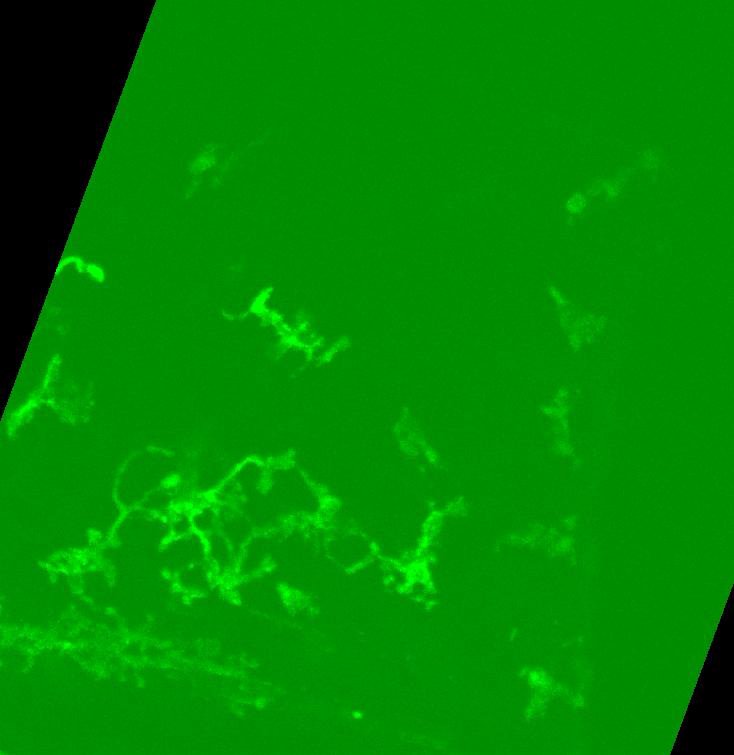
#> input picture frame 1 of Trial.avi, 734 x 755 px
$ python Test.py
#> lines starting #> are read from the running program, lines starting #| are printed output that depends on the picture; after the words box and inside, x2 and y2 are one past the last pixel; in counts of white or black regions, pixels touching at a corner belong together
import cv2

# Ouvrir la vidéo
video_capture = cv2.VideoCapture('Trial.avi')

# Initialiser le détecteur de mouvement
object_detector = cv2.createBackgroundSubtractorMOG2()

# Récupérer les propriétés de la vidéo
frame_width = int(video_capture.get(cv2.CAP_PROP_FRAME_WIDTH))
frame_height = int(video_capture.get(cv2.CAP_PROP_FRAME_HEIGHT))
fps = int(video_capture.get(cv2.CAP_PROP_FPS))

# Définir le codec et le créateur de vidéo
fourcc = cv2.VideoWriter_fourcc(*'XVID')
output_video = cv2.VideoWriter('Trial-Mov.avi', fourcc, fps, (frame_width, frame_height))

while True:
    ret, frame = video_capture.read()
#> frame is the input picture: shape (755, 734, 3); mean B, G, R 1.1, 136, 0.7
    if not ret:
        break

    # Convertir l'image en niveaux de gris
    gray = cv2.cvtColor(frame, cv2.COLOR_BGR2GRAY)
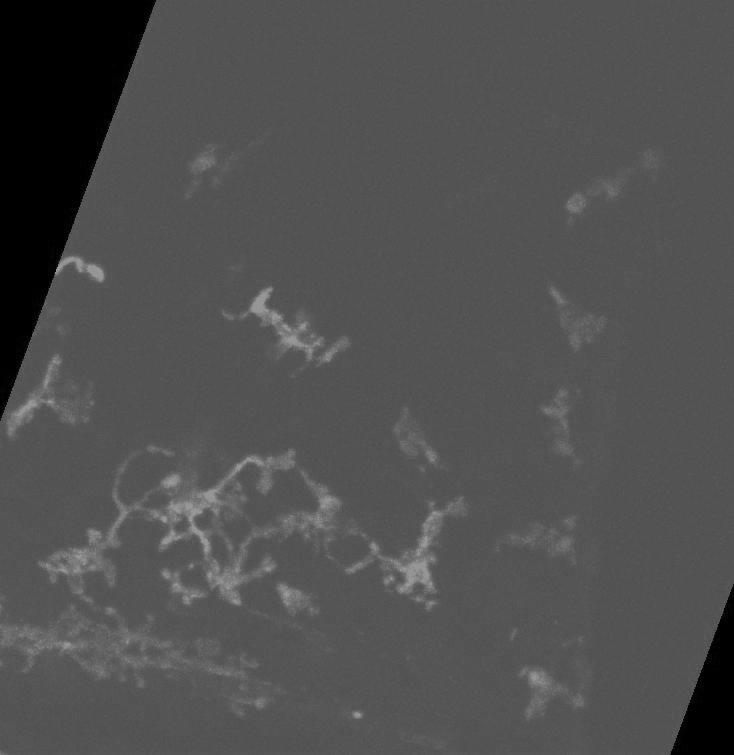
#> gray: shape (755, 734); min 0, max 162, mean 80
    blur = cv2.GaussianBlur(gray, (9,9), 0)
    thresh = cv2.adaptiveThreshold(blur,255,cv2.ADAPTIVE_THRESH_GAUSSIAN_C, cv2.THRESH_BINARY_INV,23,3)
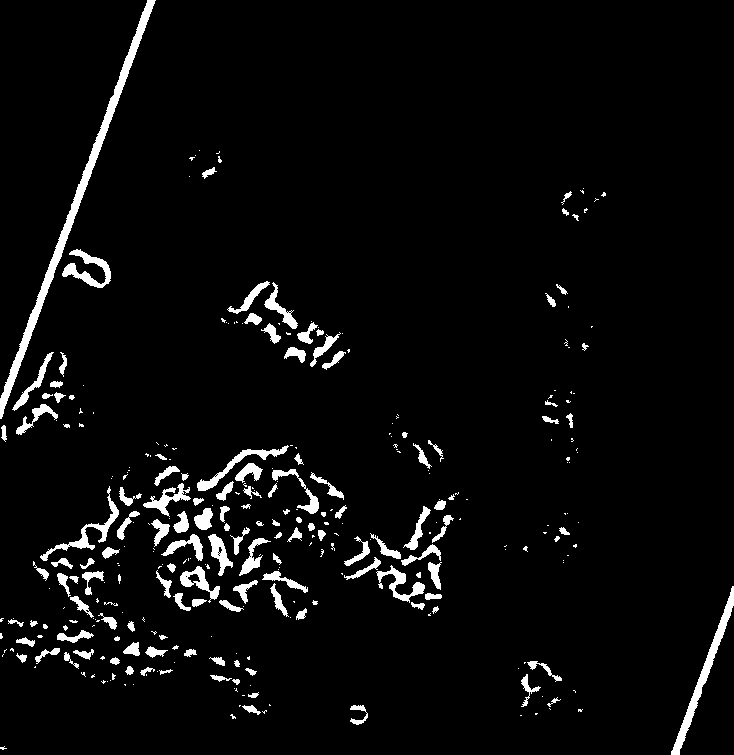
#> thresh: shape (755, 734); 4.3% white; 319 white regions (180 under 20 px), largest, box (x1, y1, x2, y2) and area: (0, 0, 156, 419) 3424, (671, 586, 734, 755) 1319, (40, 486, 119, 561) 732
    # Appliquer le détecteur de mouvement
    mask = object_detector.apply(thresh)

    # Trouver les contours des objets en mouvement
    contours, _ = cv2.findContours(mask, cv2.RETR_EXTERNAL, cv2.CHAIN_APPROX_SIMPLE)
#> contours = [[[0, 0], [0, 754], [733, 754], [733, 0]]]

    # Dessiner des rectangles autour des objets en mouvement
    for contour in contours:
        x, y, w, h = cv2.boundingRect(contour)
        cv2.rectangle(frame, (x, y), (x + w, y + h), (0, 0, 255), 2)
#> this loop made 1 pass
#> (contour, x, y, w, h) on pass 1: ([[0, 0], [0, 754], [733, 754], [733, 0]], 0, 0, 734, 755)
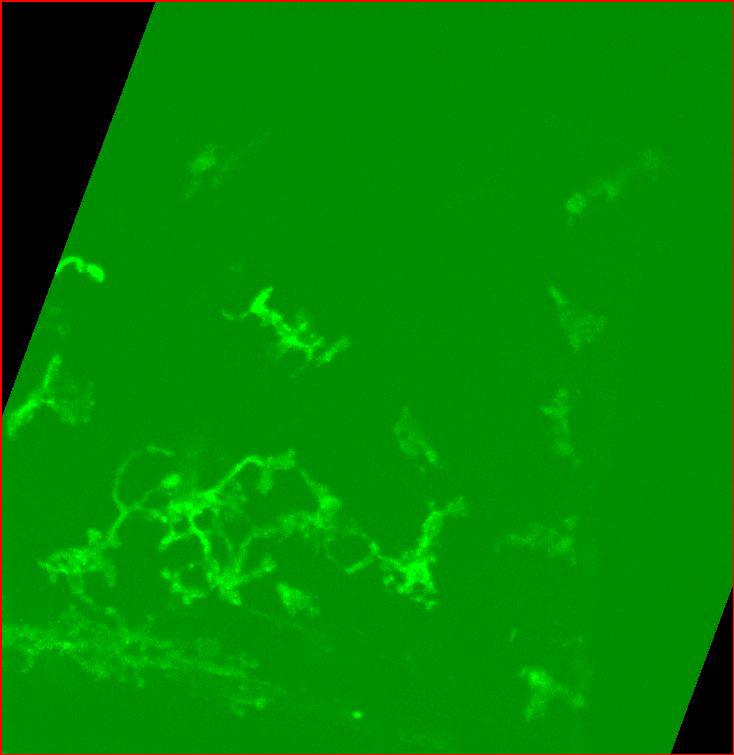
#> frame: shape (755, 734, 3); 0.8% of pixels changed, all inside (x1, y1, x2, y2) = (0, 0, 734, 755)

    # Écrire la frame avec les rectangles encadrant les objets en mouvement
    output_video.write(frame)

    # Afficher la vidéo avec les rectangles en temps réel
    cv2.imshow('Motion Detection', frame)

    # Sortir de la boucle si la touche 'q' est pressée
    if cv2.waitKey(25) & 0xFF == ord('q'):
#> (key q is pressed here)
        break

# Libérer les ressources
video_capture.release()
output_video.release()
cv2.destroyAllWindows()

$ run again, starting later in the video
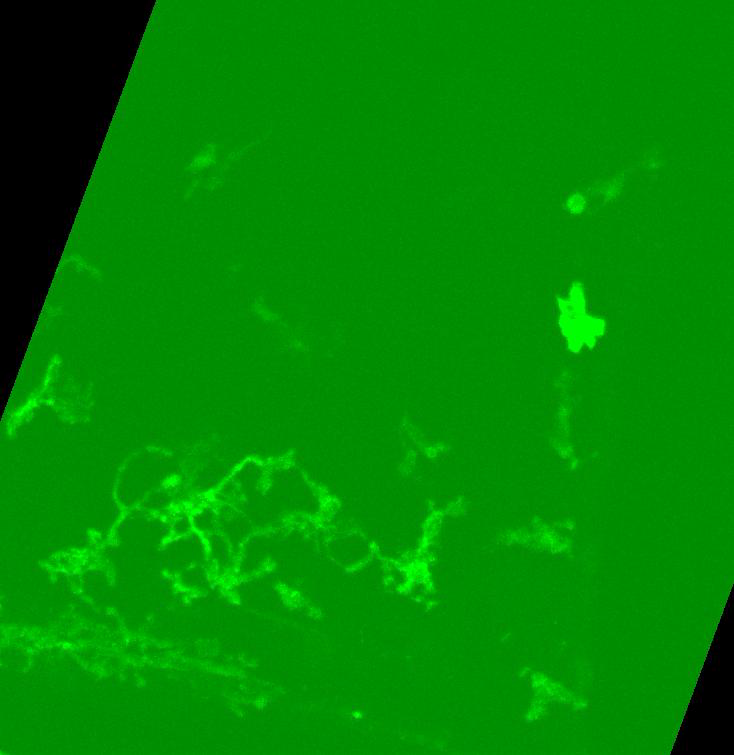
#> input picture frame 4 of Trial.avi, 734 x 755 px
#> frame is the input picture: shape (755, 734, 3); mean B, G, R 1.1, 136, 0.7
#> `thresh = cv2.adaptiveThreshold(blur,255,cv2.ADAPTIVE_THRESH_GAUSSIAN_C..`:
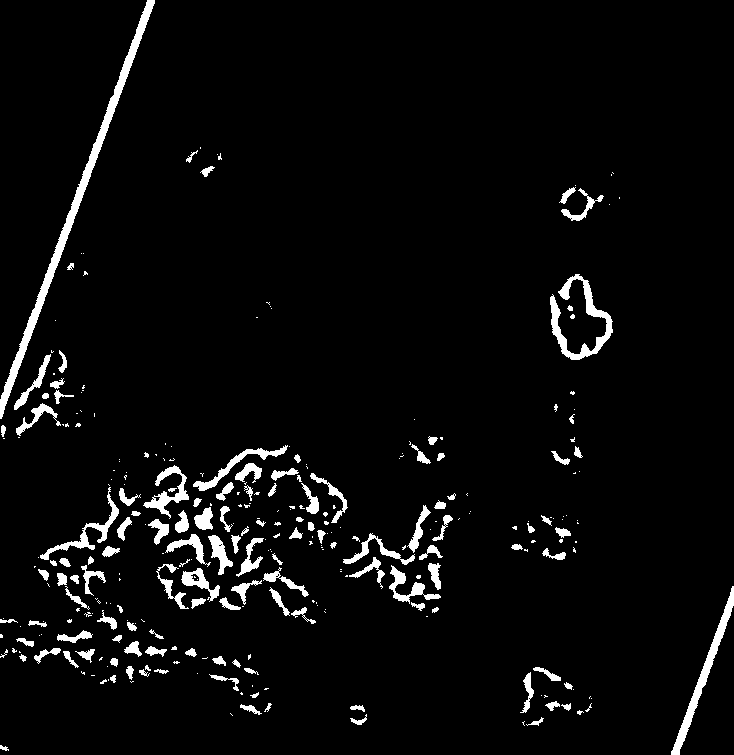
#> thresh: shape (755, 734); 4.2% white; 304 white regions (175 under 20 px), largest, box (x1, y1, x2, y2) and area: (0, 0, 155, 419) 3412, (550, 274, 613, 360) 1470, (671, 586, 734, 755) 1333
#> contours = [[[0, 0], [0, 754], [733, 754], [733, 0]]]
#> the loop `for contour in contours:` made 1 pass
#> (contour, x, y, w, h) on pass 1: ([[0, 0], [0, 754], [733, 754], [733, 0]], 0, 0, 734, 755)
#> after the loop `for contour in contours:`:
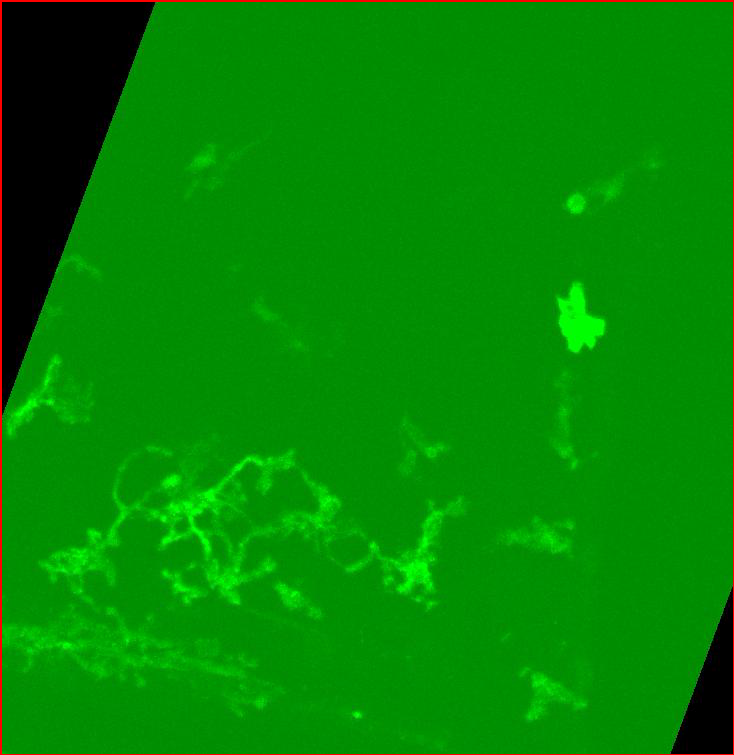
#> frame: shape (755, 734, 3); 0.8% of pixels changed, all inside (x1, y1, x2, y2) = (0, 0, 734, 755)

$ run again, starting later in the video
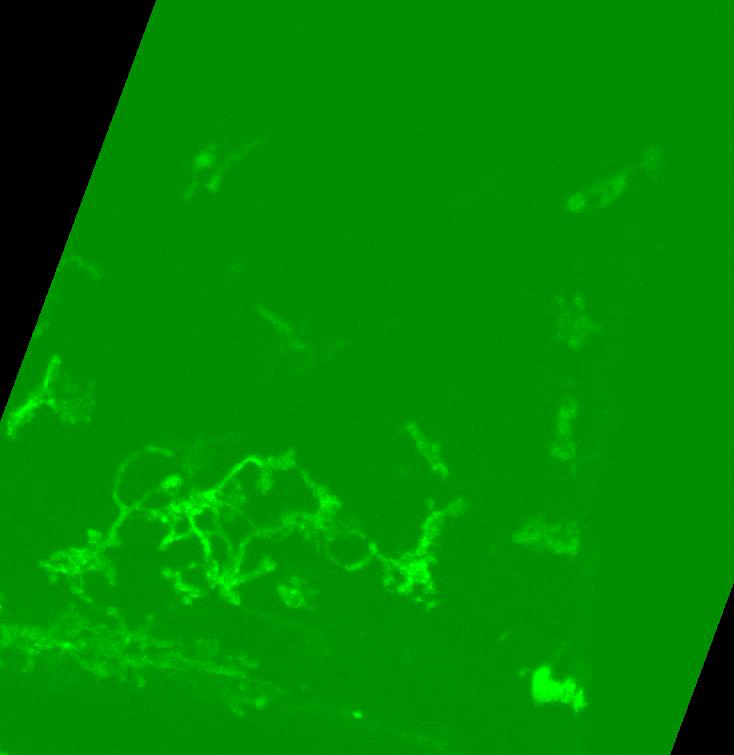
#> input picture frame 8 of Trial.avi, 734 x 755 px
#> frame is the input picture: shape (755, 734, 3); mean B, G, R 1.1, 135.7, 0.6
#> `thresh = cv2.adaptiveThreshold(blur,255,cv2.ADAPTIVE_THRESH_GAUSSIAN_C..`:
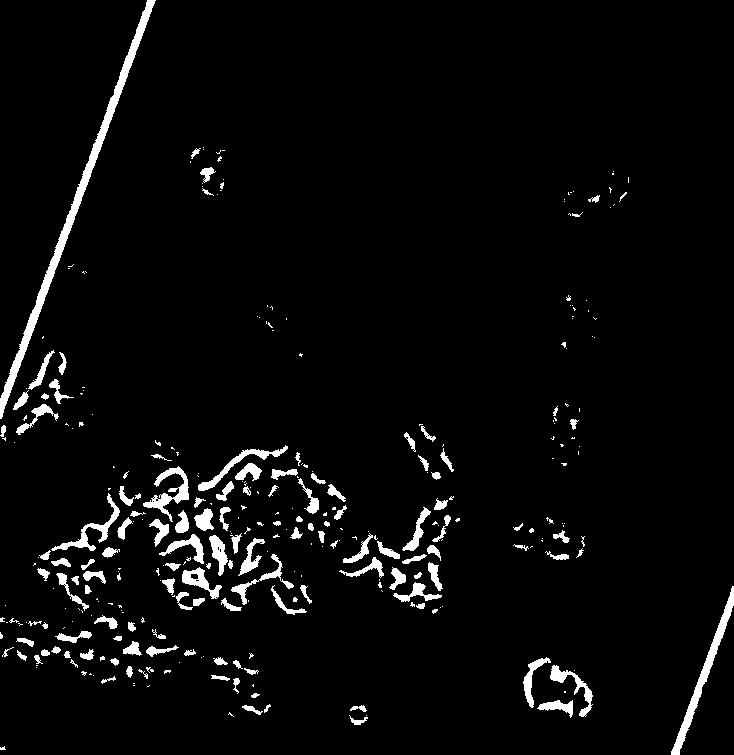
#> thresh: shape (755, 734); 4% white; 325 white regions (190 under 20 px), largest, box (x1, y1, x2, y2) and area: (0, 0, 156, 419) 3412, (671, 586, 734, 755) 1322, (143, 466, 189, 522) 780
#> contours = [[[0, 0], [0, 754], [733, 754], [733, 0]]]
#> the loop `for contour in contours:` made 1 pass
#> (contour, x, y, w, h) on pass 1: ([[0, 0], [0, 754], [733, 754], [733, 0]], 0, 0, 734, 755)
#> after the loop `for contour in contours:`:
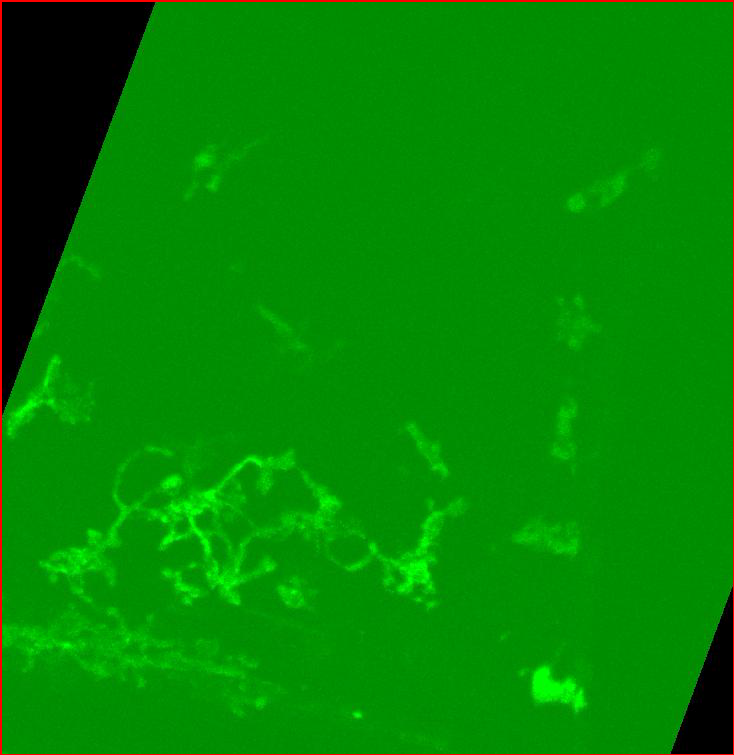
#> frame: shape (755, 734, 3); 0.8% of pixels changed, all inside (x1, y1, x2, y2) = (0, 0, 734, 755)
